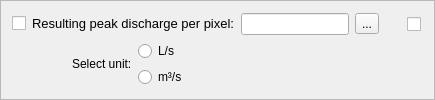
                 <widget class="QFrame" name="frame_4">
                  <property name="frameShape">
                   <enum>QFrame::StyledPanel</enum>
                  </property>
                  <property name="frameShadow">
                   <enum>QFrame::Raised</enum>
                  </property>
                  <layout class="QGridLayout" name="gridLayout_12">
                   <item row="0" column="0">
                    <layout class="QGridLayout" name="gridLayout_10">
                     <item row="0" column="0">
                      <layout class="QGridLayout" name="gridLayout_16">
                       <item row="0" column="0">
                        <widget class="QCheckBox" name="ch_4_pg4">
                         <property name="sizePolicy">
                          <sizepolicy hsizetype="Fixed" vsizetype="Fixed">
                           <horstretch>13</horstretch>
                           <verstretch>0</verstretch>
                          </sizepolicy>
                         </property>
                         <property name="minimumSize">
                          <size>
                           <width>13</width>
                           <height>13</height>
                          </size>
                         </property>
                         <property name="text">
                          <string/>
                         </property>
                        </widget>
                       </item>
                       <item row="0" column="1">
                        <layout class="QGridLayout" name="gridLayout_52">
                         <item row="0" column="3">
                          <widget class="QLabel" name="label_53">
                           <property name="sizePolicy">
                            <sizepolicy hsizetype="Preferred" vsizetype="Preferred">
                             <horstretch>0</horstretch>
                             <verstretch>0</verstretch>
                            </sizepolicy>
                           </property>
                           <property name="minimumSize">
                            <size>
                             <width>16</width>
                             <height>16</height>
                            </size>
                           </property>
                           <property name="maximumSize">
                            <size>
                             <width>16</width>
                             <height>16</height>
                            </size>
                           </property>
                           <property name="toolTip">
                            <string>&lt;html&gt;&lt;head/&gt;&lt;body&gt;&lt;p&gt;If selected, the user can provide a directory where a raster file containing the numbering of pixels part of the drainage network will be saved.&lt;/p&gt;&lt;/body&gt;&lt;/html&gt;</string>
                           </property>
                           <property name="text">
                            <string/>
                           </property>
                           <property name="pixmap">
                            <pixmap>tip_icon.png</pixmap>
                           </property>
                          </widget>
                         </item>
                         <item row="0" column="0" alignment="Qt::AlignLeft">
                          <widget class="QLabel" name="label_61">
                           <property name="text">
                            <string>&lt;html&gt;&lt;head/&gt;&lt;body&gt;&lt;p align=&quot;justify&quot;&gt;&lt;span style=&quot; font-size:10pt;&quot;&gt;Resulting peak discharge per pixel:&lt;/span&gt;&lt;/p&gt;&lt;/body&gt;&lt;/html&gt;</string>
                           </property>
                          </widget>
                         </item>
                         <item row="0" column="2">
                          <widget class="QToolButton" name="tbtn_pg4_4">
                           <property name="text">
                            <string>...</string>
                           </property>
                          </widget>
                         </item>
                         <item row="0" column="1">
                          <widget class="QLineEdit" name="le_4_pg4">
                           <property name="sizePolicy">
                            <sizepolicy hsizetype="Minimum" vsizetype="Fixed">
                             <horstretch>0</horstretch>
                             <verstretch>0</verstretch>
                            </sizepolicy>
                           </property>
                           <property name="minimumSize">
                            <size>
                             <width>60</width>
                             <height>0</height>
                            </size>
                           </property>
                           <property name="maximumSize">
                            <size>
                             <width>220</width>
                             <height>24</height>
                            </size>
                           </property>
                           <property name="clearButtonEnabled">
                            <bool>true</bool>
                           </property>
                          </widget>
                         </item>
                         <item row="0" column="4">
                          <widget class="QCheckBox" name="ch_10_pg4">
                           <property name="enabled">
                            <bool>true</bool>
                           </property>
                           <property name="sizePolicy">
                            <sizepolicy hsizetype="Expanding" vsizetype="Fixed">
                             <horstretch>0</horstretch>
                             <verstretch>0</verstretch>
                            </sizepolicy>
                           </property>
                           <property name="minimumSize">
                            <size>
                             <width>16</width>
                             <height>16</height>
                            </size>
                           </property>
                           <property name="maximumSize">
                            <size>
                             <width>16</width>
                             <height>16</height>
                            </size>
                           </property>
                           <property name="text">
                            <string/>
                           </property>
                           <property name="checkable">
                            <bool>true</bool>
                           </property>
                           <property name="checked">
                            <bool>false</bool>
                           </property>
                          </widget>
                         </item>
                        </layout>
                       </item>
                      </layout>
                     </item>
                     <item row="1" column="0">
                      <layout class="QHBoxLayout" name="horizontalLayout_14">
                       <item>
                        <spacer name="horizontalSpacer_6">
                         <property name="orientation">
                          <enum>Qt::Horizontal</enum>
                         </property>
                         <property name="sizeType">
                          <enum>QSizePolicy::Fixed</enum>
                         </property>
                         <property name="sizeHint" stdset="0">
                          <size>
                           <width>60</width>
                           <height>20</height>
                          </size>
                         </property>
                        </spacer>
                       </item>
                       <item>
                        <widget class="QLabel" name="label_6">
                         <property name="text">
                          <string>&lt;html&gt;&lt;head/&gt;&lt;body&gt;&lt;p align=&quot;justify&quot;&gt;Select unit:&lt;/p&gt;&lt;/body&gt;&lt;/html&gt;</string>
                         </property>
                        </widget>
                       </item>
                       <item>
                        <layout class="QVBoxLayout" name="verticalLayout_10">
                         <item>
                          <layout class="QHBoxLayout" name="horizontalLayout_16">
                           <item>
                            <widget class="QRadioButton" name="rb_3_pg4">
                             <property name="text">
                              <string>L/s</string>
                             </property>
                            </widget>
                           </item>
                           <item>
                            <widget class="QLabel" name="label_62">
                             <property name="sizePolicy">
                              <sizepolicy hsizetype="Preferred" vsizetype="Preferred">
                               <horstretch>0</horstretch>
                               <verstretch>0</verstretch>
                              </sizepolicy>
                             </property>
                             <property name="minimumSize">
                              <size>
                               <width>16</width>
                               <height>16</height>
                              </size>
                             </property>
                             <property name="maximumSize">
                              <size>
                               <width>16</width>
                               <height>16</height>
                              </size>
                             </property>
                             <property name="toolTip">
                              <string>&lt;html&gt;&lt;head/&gt;&lt;body&gt;&lt;p&gt;If selected, the user can provide a directory where a raster file containing the numbering of pixels part of the drainage network will be saved.&lt;/p&gt;&lt;/body&gt;&lt;/html&gt;</string>
                             </property>
                             <property name="text">
                              <string/>
                             </property>
                             <property name="pixmap">
                              <pixmap>tip_icon.png</pixmap>
                             </property>
                            </widget>
                           </item>
                          </layout>
                         </item>
                         <item>
                          <layout class="QHBoxLayout" name="horizontalLayout_17">
                           <item>
                            <widget class="QRadioButton" name="rb_4_pg4">
                             <property name="text">
                              <string>m³/s</string>
                             </property>
                            </widget>
                           </item>
                           <item>
                            <widget class="QLabel" name="label_65">
                             <property name="sizePolicy">
                              <sizepolicy hsizetype="Preferred" vsizetype="Preferred">
                               <horstretch>0</horstretch>
                               <verstretch>0</verstretch>
                              </sizepolicy>
                             </property>
                             <property name="minimumSize">
                              <size>
                               <width>16</width>
                               <height>16</height>
                              </size>
                             </property>
                             <property name="maximumSize">
                              <size>
                               <width>16</width>
                               <height>16</height>
                              </size>
                             </property>
                             <property name="toolTip">
                              <string>&lt;html&gt;&lt;head/&gt;&lt;body&gt;&lt;p&gt;If selected, the user can provide a directory where a raster file containing the numbering of pixels part of the drainage network will be saved.&lt;/p&gt;&lt;/body&gt;&lt;/html&gt;</string>
                             </property>
                             <property name="text">
                              <string/>
                             </property>
                             <property name="pixmap">
                              <pixmap>tip_icon.png</pixmap>
                             </property>
                            </widget>
                           </item>
                          </layout>
                         </item>
                        </layout>
                       </item>
                       <item>
                        <spacer name="horizontalSpacer_9">
                         <property name="orientation">
                          <enum>Qt::Horizontal</enum>
                         </property>
                         <property name="sizeHint" stdset="0">
                          <size>
                           <width>40</width>
                           <height>20</height>
                          </size>
                         </property>
                        </spacer>
                       </item>
                      </layout>
                     </item>
                    </layout>
                   </item>
                  </layout>
                 </widget>
